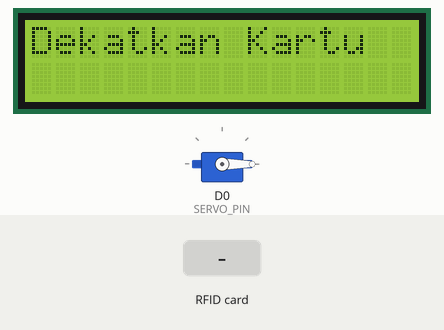
The sketch below on a simulated ESP8266 (NodeMCU). Shown: 16×2 character LCD, servo. Inputs (shaded band) come from the test bench. What the sketch prints to the serial monitor is not drawn.

Above: at 3.8 s.
3.9 s: RFID card C3 03 65 A7 held to the reader
At 6.0 s:
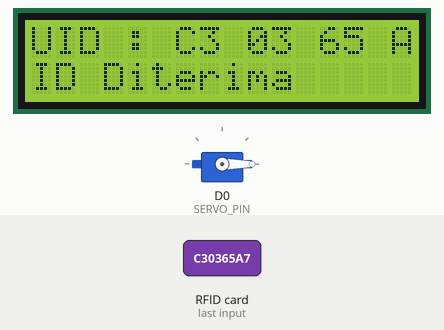
6.5 s: RFID card 5E 7A 19 C4 held to the reader
At 7.2 s:
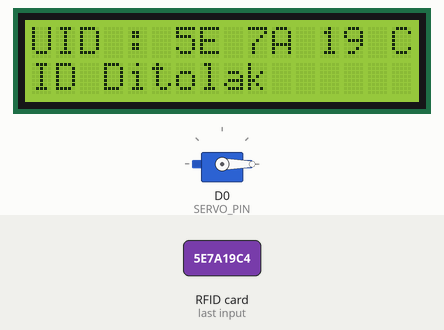
8.1 s: RFID card C3 03 65 A7 held to the reader
At 9.5 s:
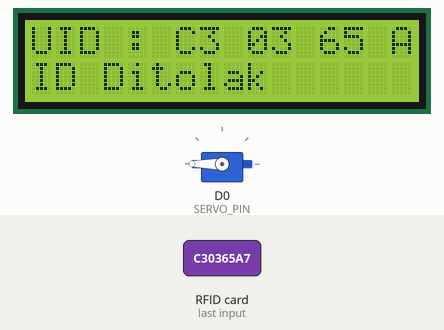
Timing chart, 0 to 11.3 s (numbered marks = the images above; inputs shaded):
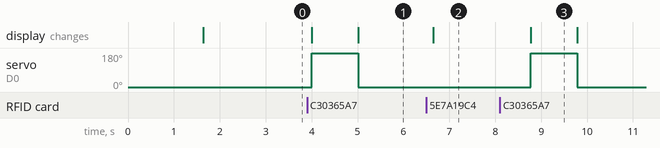

The sketch:

smart_parking.ino
```cpp
#include <LiquidCrystal_I2C.h>
#include <SPI.h>
#include <MFRC522.h>
#include <Servo.h>
#include <ESP8266WiFi.h>//
#include "CTBot.h"

#define BUZZER D8 //buzzer pin
#define ACCESS_DELAY 500 // lamanya buzzer bunyi
#define DENIED_DELAY 2000 // lamanya buzzer bunyi
#define SERVO_PIN D0
#define SS_PIN D4
#define RST_PIN D3


MFRC522 mfrc522(SS_PIN, RST_PIN);
LiquidCrystal_I2C lcd = LiquidCrystal_I2C(0x27, 16, 2);
Servo myservo;
CTBot myBot;

//Konfigurasi Wifi
String ssid = "Kost Putri";
String pass = "TAHUN2022";
//Konfigurasi Telegram
String token = "5919985306:AAExVVxT77UfnJ7TQIcUpD7Hpgahqj5zDC4";
const int id = 1939145647;//id akun telegram
//sediakan untuk status sensor
int aktif = 1; //nilai awal (1=aktif, 0=tidak aktif)

void setup() {

lcd.begin(); //m tampilan lcd
lcd.backlight(); //menyalakan lampu latar lcd
Serial.begin(9600);
Serial.println("Starting TelegramBot. Koneksi ke Wifi");
//conncect nodemcu ke telegram melalui wifi
myBot.wifiConnect(ssid, pass);
myBot.setTelegramToken(token);
//cek koneksi wifi
if(myBot.testConnection()){
Serial.println("Koneksi Berhasil");
} else {
Serial.println("Koneksi Gagal");
}

lcd.noCursor(); //biar gak ada cursor di lcd


lcd.clear(); //clear lcd
Serial.begin(9600); // Initiate a serial communication
SPI.begin(); // Initiate SPI bus
mfrc522.PCD_Init(); // Initiate MFRC522
Serial.println("Dekatkan kartu...");
Serial.println();
lcd.setCursor(0,0);
lcd.print("Dekatkan Kartu");
delay(1000);
//pinMode(LED_Hijau, OUTPUT);
//pinMode(LED_Merah, OUTPUT);
pinMode(BUZZER, OUTPUT);
noTone(BUZZER);
myservo.attach(SERVO_PIN);
myservo.write(0);
}
void loop()
{
  //baca pesan tele yg dikirim dari hp kita
TBMessage msg;
//noTone(BUZZER);
//uji apakah ada pesan baru yang masuk ke nodemcu?
if(myBot.getNewMessage(msg))
{
//baca pesan masuk
String pesan = msg.text;
//uji pesan apakah ON atau OFF?
if(pesan == "ON")
{
myBot.sendMessage(msg.sender.id, "Sistem Parkir Pintar Ready");
aktif = 1;
}
else if(pesan == "OFF")
{
myBot.sendMessage(msg.sender.id, "Sistem Parkir Pintar Dimatikan");
aktif = 0;
}
}
// Melihat kartu baru
if ( ! mfrc522.PICC_IsNewCardPresent())
{
return;
}
// Pilih salah satu kartu
if ( ! mfrc522.PICC_ReadCardSerial())
{
return;
}
// Menampilkan UID di serial monitor
lcd.setCursor(0,0);
lcd.print("UID :");
Serial.print("UID tag :");
String content= "";
byte letter;
for (byte i = 0; i < mfrc522.uid.size; i++)
{
lcd.print(mfrc522.uid.uidByte[i] < 0x10 ? " 0" : " ");
Serial.print(mfrc522.uid.uidByte[i] < 0x10 ? " 0" : " ");
lcd.print(mfrc522.uid.uidByte[i], HEX);
Serial.print(mfrc522.uid.uidByte[i], HEX);
content.concat(String(mfrc522.uid.uidByte[i] < 0x10 ? " 0" : " "));
content.concat(String(mfrc522.uid.uidByte[i], HEX));
}
Serial.println();


Serial.print("Pesan : ");
content.toUpperCase();
if (content.substring(1) == "C3 03 65 A7") // ganti kode kartu jika ingin mendapat akses
{
myservo.write(180);
//tone(BUZZER, 3000);
//delay(ACCESS_DELAY);
digitalWrite(BUZZER, HIGH);
delay(1000);
lcd.setCursor(0,1);
lcd.print("ID Diterima ");
Serial.println("ID Diterima ");
myBot.sendMessage(id, "Ada Kendaraan Keluar...");
noTone(BUZZER);
myservo.write(0);
}
else {
lcd.setCursor(0,1);
lcd.print("ID Ditolak ");
Serial.println(" ID Ditolak ");
delay(1000);

digitalWrite(BUZZER, LOW);
delay(1000);

myBot.sendMessage(id, "ID Penyusup...");
}
}
```

Measured:
- after the input at 3.9 s, servo on D0 (SERVO_PIN): 0° → 180° after 0.11 s, → 0° 1.0 s later; the display: first changes after 0.11 s (image 1 shows a later state)
- after the input at 6.5 s, the display: changes after 0.15 s (image 2)
- after the input at 8.1 s, servo on D0 (SERVO_PIN): 0° → 180° after 0.67 s, → 0° 1.0 s later; the display: changes after 0.67 s (image 3)
- what the display in image 3 shows lasts 1.0 s, from 8.8 s to 9.8 s
